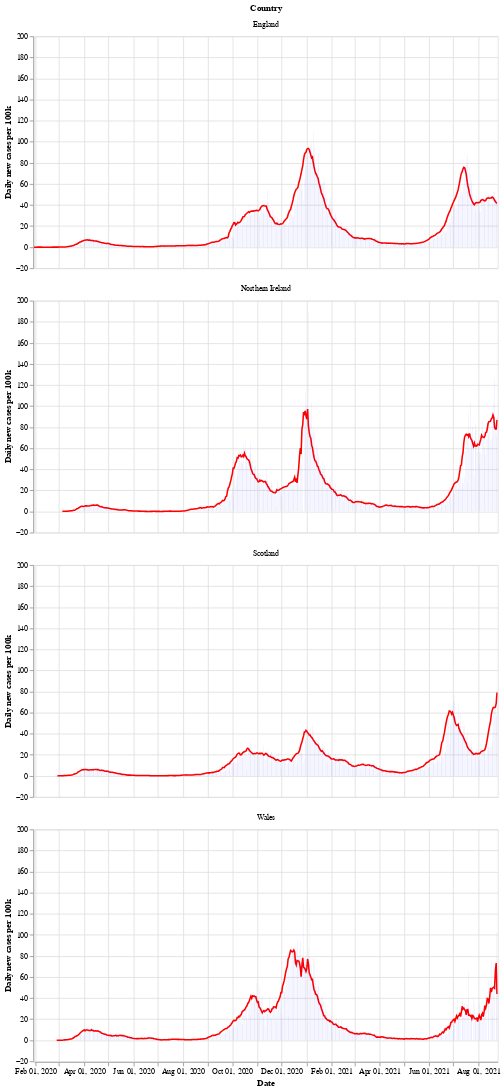

The notebook cell saved with this chart:
### Markdown cell above
Next is a bar chart of the number of new cases in each country (per 100k population), with the 7 day moving average of cases. Again we see that Wales saw a longer period of raising and falling cases compared to the other countries.

After a period of cases falling, each nation is now seeing a rise in the number of cases - especially in Wales.

### Code cell
# collapse
bars = alt.Chart(uk_cases).mark_bar().encode(
    x=alt.X("yearmonthdate(date):T", axis=alt.Axis(title='Date')),
    y=alt.Y("newCasesRate:Q", axis=alt.Axis(title='Daily new cases per 100k')),
    tooltip='newCasesRate',
    color=alt.condition(
        alt.datum.dailyChange > 0,
        alt.value("orange"),  # The positive color
        alt.value("blue")  # The negative color
    )
).properties(title='New cases per 100k population with rolling 7 day average', width=600).interactive()
line = alt.Chart(uk_cases).mark_line(
    color='red',
    size=2,
).transform_window(
    rolling_mean='mean(newCasesRate)',
    frame=[0, 7],
    groupby=['areaName']
).encode(
    x='yearmonthdate(date):T',
    y='rolling_mean:Q'
)
alt.layer(line, bars, data=uk_cases).facet(alt.Row('areaName', title='Country'), columns=1)

### Figure 1 — Vega-Lite specification as saved in the notebook (floating-point values rounded to 4 significant figures; data arrays with more than 128 entries replaced by an {"elided": "..."} marker saying what was removed)
{"config": {"view": {"continuousWidth": 400, "continuousHeight": 300}}, "data": {"name": "data-321c792aa4d94a56e15d35a4fa6113d3"}, "facet": {"type": "nominal", "field": "areaName", "title": "Country"}, "spec": {"layer": [{"mark": {"type": "line", "color": "red", "size": 2}, "encoding": {"x": {"type": "temporal", "field": "date", "timeUnit": "yearmonthdate"}, "y": {"type": "quantitative", "field": "rolling_mean"}}, "transform": [{"window": [{"op": "mean", "field": "newCasesRate", "as": "rolling_mean"}], "frame": [0, 7], "groupby": ["areaName"]}]}, {"mark": "bar", "encoding": {"color": {"condition": {"value": "orange", "test": "(datum.dailyChange > 0)"}, "value": "blue"}, "tooltip": {"type": "quantitative", "field": "newCasesRate"}, "x": {"type": "temporal", "axis": {"title": "Date"}, "field": "date", "timeUnit": "yearmonthdate"}, "y": {"type": "quantitative", "axis": {"title": "Daily new cases per 100k"}, "field": "newCasesRate"}}, "selection": {"selector002": {"type": "interval", "bind": "scales", "encodings": ["x", "y"]}}, "title": "New cases per 100k population with rolling 7 day average", "width": 600}]}, "columns": 1, "$schema": "https://vega.github.io/schema/vega-lite/v4.8.1.json", "datasets": {"data-321c792aa4d94a56e15d35a4fa6113d3": {"elided": "2200 records"}}}
